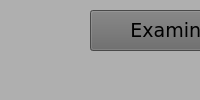
<?xml version="1.0" encoding="UTF-8"?>
<ui version="4.0">
 <class>MainWindow</class>
 <widget class="QMainWindow" name="MainWindow">
  <property name="windowTitle">
   <string>MainWindow</string>
  </property>
  <property name="styleSheet">
   <string notr="true">background-color: rgb(231, 236, 255);
background-color: rgb(175, 175, 175);</string>
  </property>
  <widget class="QWidget" name="centralwidget">
   <widget class="QPushButton" name="Examinar">
    <property name="geometry">
     <rect>
      <x>90</x>
      <y>10</y>
      <width>171</width>
      <height>41</height>
     </rect>
    </property>
    <property name="font">
     <font>
      <family>Verdana</family>
      <pointsize>14</pointsize>
     </font>
    </property>
    <property name="styleSheet">
     <string notr="true">background-color: rgb(102, 102, 102);</string>
    </property>
    <property name="text">
     <string>Examinar</string>
    </property>
   </widget>
   <widget class="QPushButton" name="Analizar">
    <property name="geometry">
     <rect>
      <x>70</x>
      <y>400</y>
      <width>201</width>
      <height>41</height>
     </rect>
    </property>
    <property name="font">
     <font>
      <family>Verdana</family>
      <pointsize>14</pointsize>
     </font>
    </property>
    <property name="styleSheet">
     <string notr="true">background-color: rgb(102, 102, 102);</string>
    </property>
    <property name="text">
     <string>Analizar imagen</string>
    </property>
   </widget>
   <widget class="QTextEdit" name="textEdit">
    <property name="geometry">
     <rect>
      <x>400</x>
      <y>200</y>
      <width>171</width>
      <height>121</height>
     </rect>
    </property>
    <property name="font">
     <font>
      <family>Verdana</family>
      <pointsize>12</pointsize>
      <weight>75</weight>
      <bold>true</bold>
     </font>
    </property>
    <property name="styleSheet">
     <string notr="true">background-color: rgb(177, 177, 177);</string>
    </property>
    <property name="html">
     <string>&lt;!DOCTYPE HTML PUBLIC &quot;-//W3C//DTD HTML 4.0//EN&quot; &quot;http://www.w3.org/TR/REC-html40/strict.dtd&quot;&gt;
&lt;html&gt;&lt;head&gt;&lt;meta name=&quot;qrichtext&quot; content=&quot;1&quot; /&gt;&lt;style type=&quot;text/css&quot;&gt;
p, li { white-space: pre-wrap; }
&lt;/style&gt;&lt;/head&gt;&lt;body style=&quot; font-family:'Verdana'; font-size:12pt; font-weight:600; font-style:normal;&quot;&gt;
&lt;p align=&quot;center&quot; style=&quot;-qt-paragraph-type:empty; margin-top:0px; margin-bottom:0px; margin-left:0px; margin-right:0px; -qt-block-indent:0; text-indent:0px;&quot;&gt;&lt;br /&gt;&lt;/p&gt;&lt;/body&gt;&lt;/html&gt;</string>
    </property>
   </widget>
   <widget class="QSlider" name="horizontalSlider">
    <property name="geometry">
     <rect>
      <x>820</x>
      <y>380</y>
      <width>160</width>
      <height>22</height>
     </rect>
    </property>
    <property name="maximum">
     <number>100</number>
    </property>
    <property name="orientation">
     <enum>Qt::Horizontal</enum>
    </property>
   </widget>
   <widget class="QRadioButton" name="radioButton">
    <property name="geometry">
     <rect>
      <x>740</x>
      <y>380</y>
      <width>71</width>
      <height>17</height>
     </rect>
    </property>
    <property name="text">
     <string>Manual</string>
    </property>
   </widget>
   <widget class="QRadioButton" name="automatica">
    <property name="geometry">
     <rect>
      <x>650</x>
      <y>380</y>
      <width>81</width>
      <height>17</height>
     </rect>
    </property>
    <property name="text">
     <string>Automatica</string>
    </property>
   </widget>
   <widget class="QLabel" name="label">
    <property name="geometry">
     <rect>
      <x>540</x>
      <y>370</y>
      <width>101</width>
      <height>31</height>
     </rect>
    </property>
    <property name="font">
     <font>
      <family>Verdana</family>
      <pointsize>12</pointsize>
      <weight>75</weight>
      <bold>true</bold>
     </font>
    </property>
    <property name="text">
     <string>Corrección</string>
    </property>
   </widget>
   <widget class="QLabel" name="label_2">
    <property name="geometry">
     <rect>
      <x>30</x>
      <y>80</y>
      <width>351</width>
      <height>291</height>
     </rect>
    </property>
    <property name="styleSheet">
     <string notr="true">background-color: rgb(175, 175, 175);</string>
    </property>
    <property name="text">
     <string/>
    </property>
   </widget>
   <widget class="QLabel" name="label_3">
    <property name="geometry">
     <rect>
      <x>590</x>
      <y>80</y>
      <width>351</width>
      <height>291</height>
     </rect>
    </property>
    <property name="styleSheet">
     <string notr="true">background-color: rgb(175, 175, 175);</string>
    </property>
    <property name="text">
     <string/>
    </property>
   </widget>
   <widget class="QLabel" name="label_4">
    <property name="geometry">
     <rect>
      <x>410</x>
      <y>150</y>
      <width>131</width>
      <height>31</height>
     </rect>
    </property>
    <property name="font">
     <font>
      <family>Verdana</family>
      <pointsize>12</pointsize>
      <weight>75</weight>
      <bold>true</bold>
     </font>
    </property>
    <property name="text">
     <string>Se detectaron:</string>
    </property>
   </widget>
   <widget class="QPushButton" name="Corregir">
    <property name="geometry">
     <rect>
      <x>680</x>
      <y>410</y>
      <width>121</width>
      <height>31</height>
     </rect>
    </property>
    <property name="font">
     <font>
      <family>Verdana</family>
      <pointsize>14</pointsize>
     </font>
    </property>
    <property name="styleSheet">
     <string notr="true">background-color: rgb(102, 102, 102);</string>
    </property>
    <property name="text">
     <string>Corregir</string>
    </property>
   </widget>
   <widget class="QComboBox" name="popup">
    <property name="geometry">
     <rect>
      <x>950</x>
      <y>140</y>
      <width>251</width>
      <height>31</height>
     </rect>
    </property>
    <property name="font">
     <font>
      <family>Verdana</family>
      <pointsize>10</pointsize>
      <weight>75</weight>
      <bold>true</bold>
     </font>
    </property>
    <item>
     <property name="text">
      <string/>
     </property>
    </item>
    <item>
     <property name="text">
      <string>Guardar imagen original</string>
     </property>
    </item>
    <item>
     <property name="text">
      <string>Guardar imagen corregida</string>
     </property>
    </item>
    <item>
     <property name="text">
      <string>Guardar imagen sin etiquetas</string>
     </property>
    </item>
    <item>
     <property name="text">
      <string>Descargar mascara binaria de RE</string>
     </property>
    </item>
    <item>
     <property name="text">
      <string/>
     </property>
    </item>
   </widget>
   <widget class="QPushButton" name="pushButton">
    <property name="geometry">
     <rect>
      <x>1040</x>
      <y>210</y>
      <width>75</width>
      <height>23</height>
     </rect>
    </property>
    <property name="font">
     <font>
      <family>Verdana</family>
      <pointsize>12</pointsize>
      <weight>75</weight>
      <bold>true</bold>
     </font>
    </property>
    <property name="styleSheet">
     <string notr="true">background-color: rgb(102, 102, 102);</string>
    </property>
    <property name="text">
     <string>ok</string>
    </property>
   </widget>
   <widget class="QComboBox" name="popup_DM">
    <property name="geometry">
     <rect>
      <x>950</x>
      <y>140</y>
      <width>251</width>
      <height>31</height>
     </rect>
    </property>
    <property name="font">
     <font>
      <family>Verdana</family>
      <pointsize>10</pointsize>
      <weight>75</weight>
      <bold>true</bold>
     </font>
    </property>
    <item>
     <property name="text">
      <string/>
     </property>
    </item>
    <item>
     <property name="text">
      <string>Guardar imagen original</string>
     </property>
    </item>
    <item>
     <property name="text">
      <string>Eliminar imagen</string>
     </property>
    </item>
    <item>
     <property name="text">
      <string>Guardar imagen sin etiquetas</string>
     </property>
    </item>
   </widget>
   <widget class="QComboBox" name="popup_2">
    <property name="geometry">
     <rect>
      <x>950</x>
      <y>140</y>
      <width>251</width>
      <height>31</height>
     </rect>
    </property>
    <property name="font">
     <font>
      <family>Verdana</family>
      <pointsize>10</pointsize>
      <weight>75</weight>
      <bold>true</bold>
     </font>
    </property>
    <item>
     <property name="text">
      <string/>
     </property>
    </item>
    <item>
     <property name="text">
      <string>Guardar imagen original</string>
     </property>
    </item>
    <item>
     <property name="text">
      <string>Guardar imagen corregida</string>
     </property>
    </item>
    <item>
     <property name="text">
      <string>Guardar imagen sin etiquetas</string>
     </property>
    </item>
    <item>
     <property name="text">
      <string>Descargar mascara binaria de RE</string>
     </property>
    </item>
    <item>
     <property name="text">
      <string>Eliminar imagen</string>
     </property>
    </item>
    <item>
     <property name="text">
      <string/>
     </property>
    </item>
   </widget>
   <widget class="QComboBox" name="popup_3">
    <property name="geometry">
     <rect>
      <x>950</x>
      <y>140</y>
      <width>251</width>
      <height>31</height>
     </rect>
    </property>
    <property name="font">
     <font>
      <family>Verdana</family>
      <pointsize>10</pointsize>
      <weight>75</weight>
      <bold>true</bold>
     </font>
    </property>
    <item>
     <property name="text">
      <string/>
     </property>
    </item>
    <item>
     <property name="text">
      <string>Guardar imagen original</string>
     </property>
    </item>
    <item>
     <property name="text">
      <string>Guardar imagen corregida</string>
     </property>
    </item>
    <item>
     <property name="text">
      <string>Guardar imagen sin etiquetas</string>
     </property>
    </item>
    <item>
     <property name="text">
      <string>Descargar mascara binaria de RE</string>
     </property>
    </item>
    <item>
     <property name="text">
      <string>Eliminar imagen</string>
     </property>
    </item>
    <item>
     <property name="text">
      <string/>
     </property>
    </item>
   </widget>
   <zorder>Examinar</zorder>
   <zorder>Analizar</zorder>
   <zorder>textEdit</zorder>
   <zorder>horizontalSlider</zorder>
   <zorder>radioButton</zorder>
   <zorder>automatica</zorder>
   <zorder>label</zorder>
   <zorder>label_2</zorder>
   <zorder>label_3</zorder>
   <zorder>label_4</zorder>
   <zorder>popup</zorder>
   <zorder>pushButton</zorder>
   <zorder>popup_DM</zorder>
   <zorder>Corregir</zorder>
   <zorder>popup_2</zorder>
   <zorder>popup_3</zorder>
  </widget>
  <widget class="QMenuBar" name="menubar">
   <property name="geometry">
    <rect>
     <x>0</x>
     <y>0</y>
     <width>1223</width>
     <height>21</height>
    </rect>
   </property>
  </widget>
  <widget class="QStatusBar" name="statusbar"/>
 </widget>
 <resources/>
 <connections/>
</ui>
